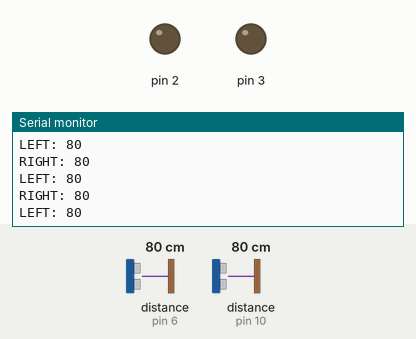
This sketch was run on a simulated Arduino Uno, built with avr-gcc and run on an emulated ATmega328P. Parts: output pins drawn as LEDs (lit = HIGH), the last lines printed to the serial monitor. Wiring (inferred from the names in the program): 2 × ultrasonic range finder: trigger pin 7, echo pin 6 / trigger pin 11, echo pin 10. The test bench sets the inputs (shaded band); at power-on: distance to the obstacle (sensors on pin 10, pin 6) 80 cm. The echo pulse lasts 58.3 µs per cm; pins used as bus, display or sensor lines are not drawn.

Above: at 1.2 s.
1.3 s: distance to the obstacle (sensor on pin 10) set to 299 cm
At 1.46 s:
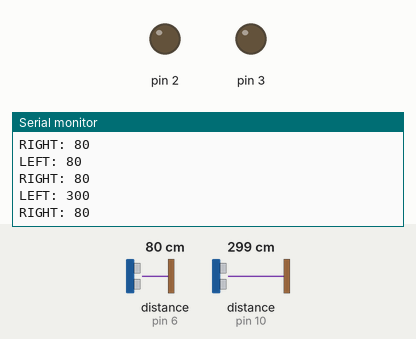
4.3 s: distance to the obstacle (sensor on pin 6) set to 4 cm
At 4.42 s:
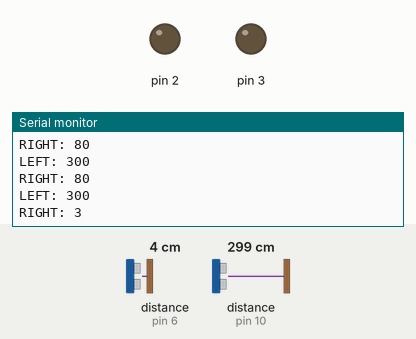
7.3 s: distance to the obstacle (sensor on pin 10) set to 35 cm
At 7.4 s:
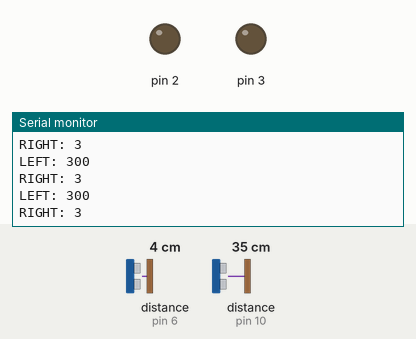
Timing chart, 0 to 10.3 s (numbered marks = the images above; inputs shaded):
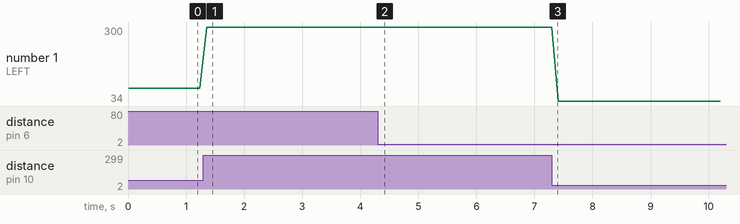

Measured:
- after the input at 1.3 s, the serial monitor: prints a new line after 0.05 s (image 1)
- after the input at 4.3 s, the serial monitor: prints a new line after 0.12 s (image 2)
- plotted number 1: 80 → 300 after the input at 1.3 s, 300 → 34 after the input at 7.3 s

The sketch:

OneUltrasonic.ino
```cpp
const int pingPin = 7; // Trigger Pin of Ultrasonic Sensor
const int echoPin = 6; // Echo Pin of Ultrasonic Sensor
const int pingPin2 = 11; // Trigger Pin of Ultrasonic Sensor 2
const int echoPin2 = 10; // Echo Pin of Ultrasonic Sensor 2

void setup() {
   Serial.begin(9600); // Starting Serial Terminal
   pinMode(pingPin, OUTPUT);
   pinMode(pingPin2, OUTPUT);
   pinMode(echoPin, INPUT);
   pinMode(echoPin2, INPUT);

   //Right motor audrino to motor Drive
   pinMode(0,OUTPUT);
   pinMode(1,OUTPUT);
   //left Motor Arduino motor Drive
   pinMode(2,OUTPUT);
   pinMode(3,OUTPUT);
}

void loop() {
   //Right
   int right = distanceRead(pingPin,echoPin);
   //Left
   int left = distanceRead(pingPin2,echoPin2);
   delay(100);

    if((left <= 20 )&&(right <= 20))
    {
       //Stay still
      digitalWrite(0,LOW);
      digitalWrite(1,LOW);
      digitalWrite(2,LOW);
      digitalWrite(3,LOW);
    } else if((left <= 20)&&(right >= 21)) {
        //turns right
        digitalWrite(0,HIGH);
        digitalWrite(1,LOW);
        digitalWrite(2,LOW);
        digitalWrite(3,HIGH);
    } else if((left >= 21)&&(right <= 20)) {
          //turns left
          digitalWrite(0,LOW);
          digitalWrite(1,HIGH);
          digitalWrite(2,HIGH);
          digitalWrite(3,LOW);
    } else if((left >= 21 )&&(right >= 21)) {
          //Stop the Boot
         digitalWrite(0,LOW);
         digitalWrite(1,HIGH);
         digitalWrite(2,LOW);
         digitalWrite(3,HIGH);
    }
}
```

distanceRead.ino
```cpp
int distanceRead(int pingPin, int echoPin)
{
   //Read Distance from an Ultrasonic Sensor
   long duration, cm;
   digitalWrite(pingPin, LOW);
   delayMicroseconds(2);
   digitalWrite(pingPin, HIGH);
   delayMicroseconds(10);
   digitalWrite(pingPin, LOW);
   duration = pulseIn(echoPin, HIGH);
   cm = microsecondsToCentimeters(duration);
   if (pingPin == 11){
   Serial.print("LEFT: ");
   Serial.print(cm);
   Serial.println();
   }
   else
   {
   Serial.print("RIGHT: ");
   Serial.print(cm);
   Serial.println();
   }
}


long microsecondsToCentimeters(long microseconds) {
   return microseconds / 29 / 2;
}
```
